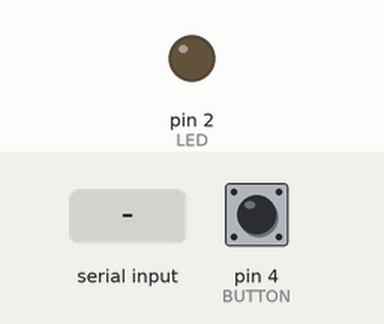
Recording of a sketch running on a simulated Arduino Uno, built with avr-gcc and run on an emulated ATmega328P. Shown: output pins drawn as LEDs (lit = HIGH). The inputs (shaded band) are chosen by the test bench; at power-on: pin 4 (BUTTON) LOW. What the sketch prints to the serial monitor is not drawn.

Above: at 1.2 s.
1.3 s: "H" received over Serial
At 1.8 s:
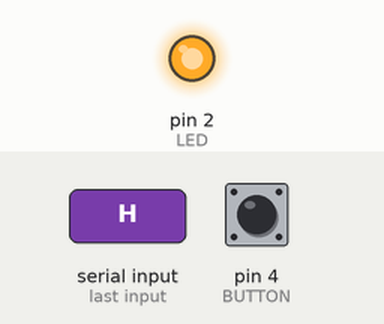
3.0 s: "L" received over Serial
At 4.5 s:
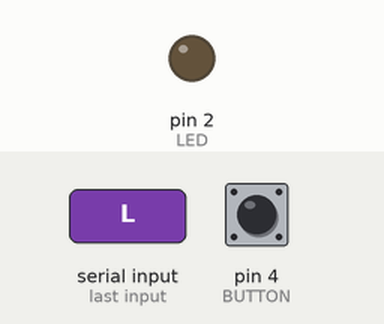
Timing chart, 0 to 6.0 s (numbered marks = the images above; inputs shaded):
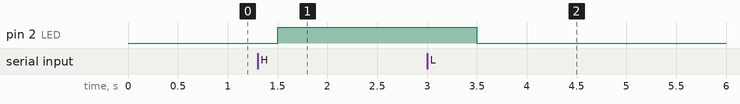

Measured:
- after the input at 1.3 s, pin 2 (LED): LOW → HIGH after 0.20 s
- after the input at 3.0 s, pin 2 (LED): HIGH → LOW after 0.50 s

The sketch:

arduinoHT.ino
```cpp
#define LED 2
#define BUTTON 4

// Using http://slides.justen.eng.br/python-e-arduino as refference
// https://stackoverflow.com/questions/54662362/sending-signal-from-arduino-serial-to-a-python-program
int buttonState = 0;         // variable for reading the pushbutton status

void setup() {
    pinMode(LED, OUTPUT);
    pinMode(BUTTON, INPUT);
    Serial.begin(9600);
}

void loop() {
    if (Serial.available()) {
        char serialListener = Serial.read();
        if (serialListener == 'H') {
            digitalWrite(LED, HIGH);
        }
        else if (serialListener == 'L') {
            digitalWrite(LED, LOW);
        }
    }
    Serial.print(digitalRead(BUTTON));
    delay(500);
}
```
